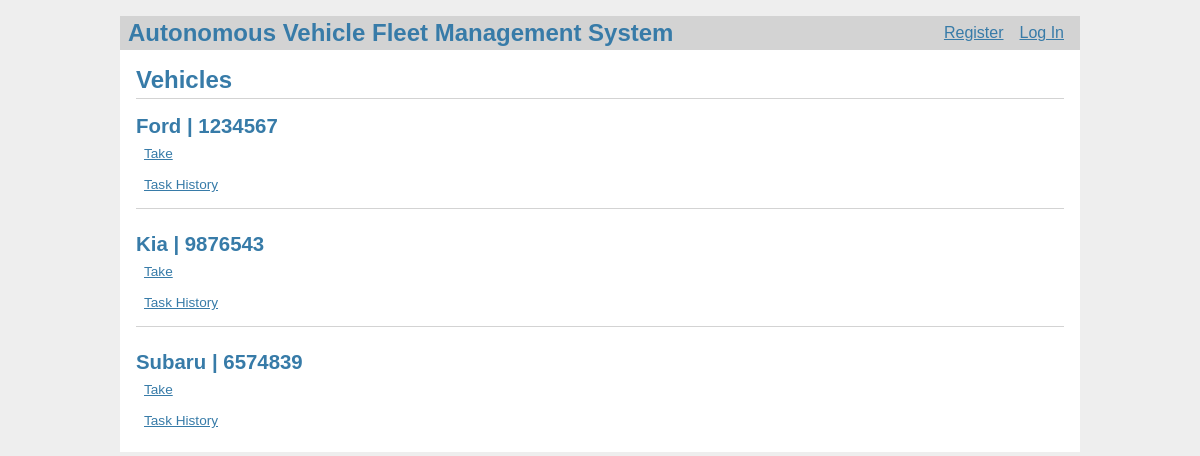
Before: /vehicles/ with the older database file.
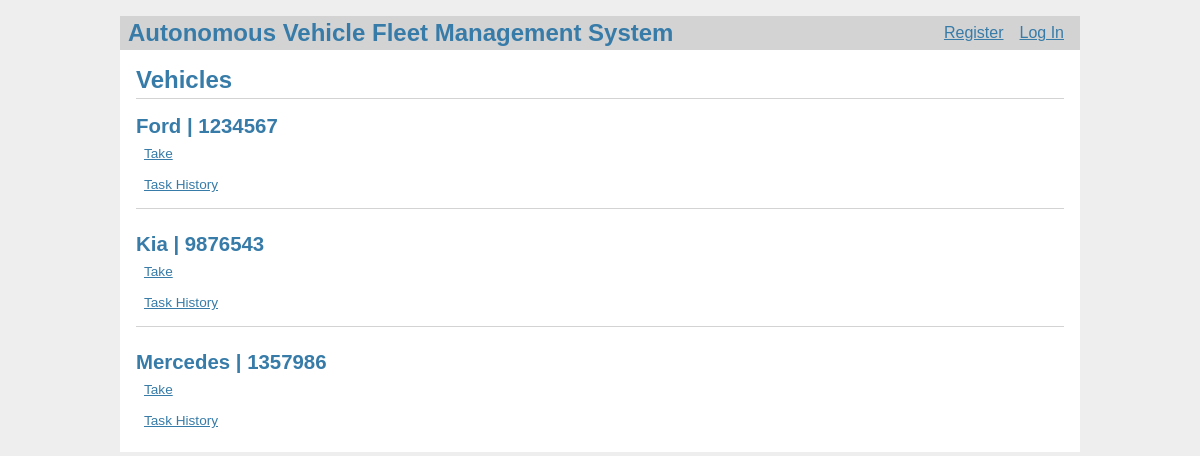
After: the same page with the newer database file.
### models.py (models this page shows, shortened)
class Vehicle(db.Model):
    id = db.Column(db.Integer, primary_key=True)
    manufacturer = db.Column(db.String(80), unique=False, nullable=False)
    license_plate_number = db.Column(
        db.String(80), unique=True, nullable=False)
    user_id = db.Column(db.Integer, nullable=True)
    available = db.Column(db.Boolean, unique=False,
                          nullable=False, default=True)

### vehicles.py (the view)
@bp.route('/')
def index():
    vehicles = Vehicle.query.all()
    users = {
        user.id: user for user in
        User.query.filter(User.id.in_(
            [vehicle.user_id for vehicle in vehicles if vehicle.user_id]
        )).all()
    }
    create_staff_user()
    return render_template('vehicles/index.html', vehicles=vehicles, users=users)

### auth.py (called while the page is built)
@bp.before_app_request
def load_logged_in_user():
    user_id = session.get('user_id')
    if user_id is None:
        g.user = None
    else:
        g.user = User.query.filter_by(id=user_id).first()

### vehicles.py (called while the page is built)
def create_staff_user():
    staff_user = User.query.filter_by(username='staffUser').first()
    if staff_user is None:
        staff_user = User(username='staffUser', password=generate_password_hash(
            'staffpass'), role='STAFF')
        db.session.add(staff_user)
        db.session.commit()

### templates/vehicles/index.html (shortened to what this page needs)
{% extends 'base.html' %}
{% block header %}
<h1>{% block title %}Vehicles{% endblock %}</h1>
{% endblock %}
{% block content %}
{% for v in vehicles %}
<article class="vehicle">
    <header>
        <div>
            <h1>{{ v.manufacturer }} | {{ v.license_plate_number }}</h1>
            {% if v.available == True %}
            <a class="action" href="{{ url_for('vehicles.take_vehicle', vid=v.id) }}">Take</a>
            {% else %}
            {% if v.user_id == g.user.id %}
            <a class="action" href="{{ url_for('vehicles.return_vehicle', vid=v.id) }}">Return</a>
            {% else %}
            <p>Taken by {{ users[v.user_id].username }}.</p>
            {% endif %}
            {% endif %}
            <a class="action" href="{{ url_for('vehicles.task_history', vid=v.id) }}">Task History</a>
        </div>
    </header>
</article>
{% if not loop.last %}
<hr>
{% endif %}
{% endfor %}
{% endblock %}

### templates/base.html (shortened to what this page needs)
<!doctype html>
<link rel="stylesheet" href="{{ url_for('static', filename='style.css') }}">
<nav>
    <h1>Autonomous Vehicle Fleet Management System</h1>
    <ul>
        {% if g.user %}
        <li><span>{{ g.user['username'] }}</span>
        <li><a href="{{ url_for('auth.logout') }}">Log Out</a>
            {% else %}
        <li><a href="{{ url_for('auth.register') }}">Register</a>
        <li><a href="{{ url_for('auth.login') }}">Log In</a>
            {% endif %}
    </ul>
</nav>
<section class="content">
    <header>
        {% block header %}{% endblock %}
    </header>
    {% block content %}{% endblock %}
</section>

### static/style.css (style rules this page uses)
h1 { font-family: sans-serif; color: #377ba8; margin: 1rem 0; }
a { color: #377ba8; }
hr { border: none; border-top: 1px solid lightgray; }
nav { background: lightgray; display: flex; align-items: center; padding: 0 0.5rem; }
nav h1 { flex: auto; margin: 0; }
nav ul { display: flex; list-style: none; margin: 0; padding: 0; }
nav ul li a, nav ul li span, header .action { display: block; padding: 0.5rem; }
.content { padding: 0 1rem 1rem; }
.content>header { border-bottom: 1px solid lightgray; display: flex; align-items: flex-end; }
.content>header h1 { flex: auto; margin: 1rem 0 0.25rem 0; }
.vehicle>header { display: flex; align-items: flex-end; font-size: 0.85em; }
.vehicle>header>div:first-of-type { flex: auto; }
.vehicle>header h1 { font-size: 1.5em; margin-bottom: 0; }
.content:last-child { margin-bottom: 0; }

Changed rows visible on the page:
removed Vehicle: manufacturer "Subaru", license_plate_number "6574839"
added Vehicle: manufacturer "Mercedes", license_plate_number "1357986"
